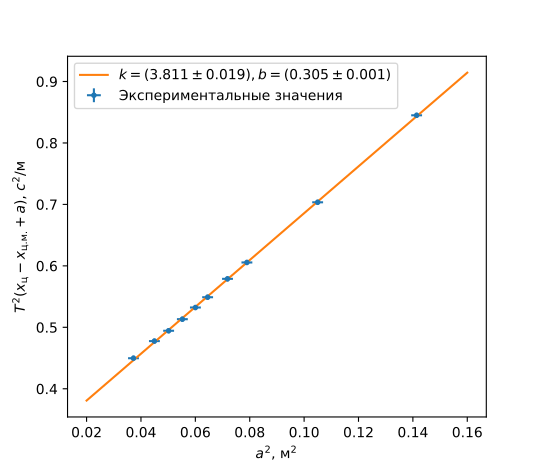

Python code for this plot:
import matplotlib.pyplot as plt
import numpy as np

l = 1
g = 9.789
mct = 870.6
mpr = 72.3
xcm = 0.501

xc_array = np.array([0.470,0.474,0.478,0.479,0.480,0.481,0.481,0.482,0.483,0.485])
a_array = np.array([0.376,0.324,0.281,0.268,0.254,0.245,0.235,0.224,0.212,0.193])
T_array = np.array([1.565,1.539,1.532,1.534,1.535,1.538,1.545,1.553,1.569,1.594])

T2x_array = T_array**2 * (xc_array-xcm+a_array)
a2_array = a_array**2

errT2x = np.sqrt(4*(0.093/20)**2/1.532**2+2**2/480**2)*np.mean(T2x_array)
erra2 = 4*0.0005

optk = (np.mean(T2x_array*a2_array)-np.mean(T2x_array)*np.mean(a2_array))/(np.mean(a2_array**2)-np.mean(a2_array)**2)
optb=np.mean(T2x_array)-optk*np.mean(a2_array)

errk = np.sqrt(1/8*((np.mean(T2x_array**2)-np.mean(T2x_array)**2)/(np.mean(a2_array**2)-np.mean(a2_array)**2)-optk**2))
errb = errk*np.sqrt(np.mean(a2_array**2))

graph_a = np.arange(0.02, 0.16, 0.01)
graph_y = graph_a*optk+optb

plt.errorbar(a2_array, T2x_array, errT2x, erra2, label="Экспериментальные значения", fmt='.')
plt.plot(graph_a, graph_y, label=f"$k=({optk:.3f}\\pm{errk:.3f}), b=({optb:.3f}\\pm{errb:.3f})$")

plt.ylabel("$T^2(x_\\text{ц}-x_\\text{ц.м.}+a)$, $c^2/\\text{м}$")
plt.xlabel("$a^2$, $\\text{м}^2$")

plt.legend()
plt.show()
